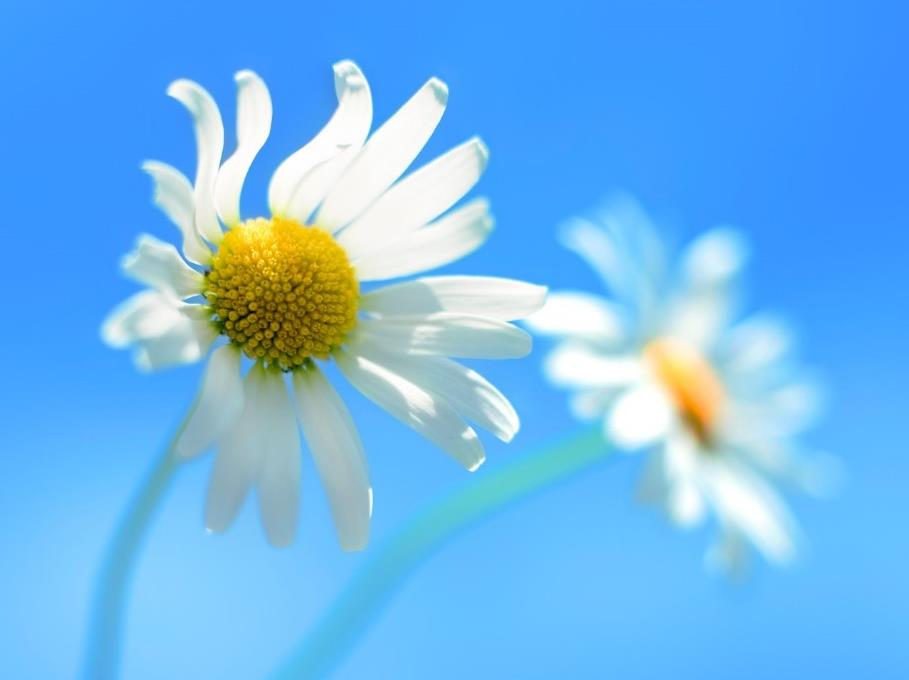
#> input picture imgs/4.jpg, 909 x 680 px
$ python demo8.py
#> lines starting #> are read from the running program, lines starting #| are printed output that depends on the picture
# 仿射变换
import cv2
import numpy as np
img = cv2.imread('../imgs/4.jpg')
#> img is the input picture: shape (680, 909, 3); mean B, G, R 237, 182.6, 111.4
cv2.imshow('src', img)
imgInfo = img.shape
#> imgInfo = (680, 909, 3)
heitht = imgInfo[0]
#> heitht = 680
width = imgInfo[1]
#> width = 909
# src 3->dst 3 (左上角 左下角 右上角)
matSrc = np.float32([[0,0], [0, heitht-1], [width-1,0]])
#> matSrc = [[0, 0], [0, 679], [908, 0]]
matDst = np.float32([[50, 50], [300, heitht-200], [width-300, 100]])
#> matDst = [[50, 50], [300, 480], [609, 100]]
# 组合
matAffine = cv2.getAffineTransform(matSrc, matDst)
dst = cv2.warpAffine(img, matAffine, (width,heitht))
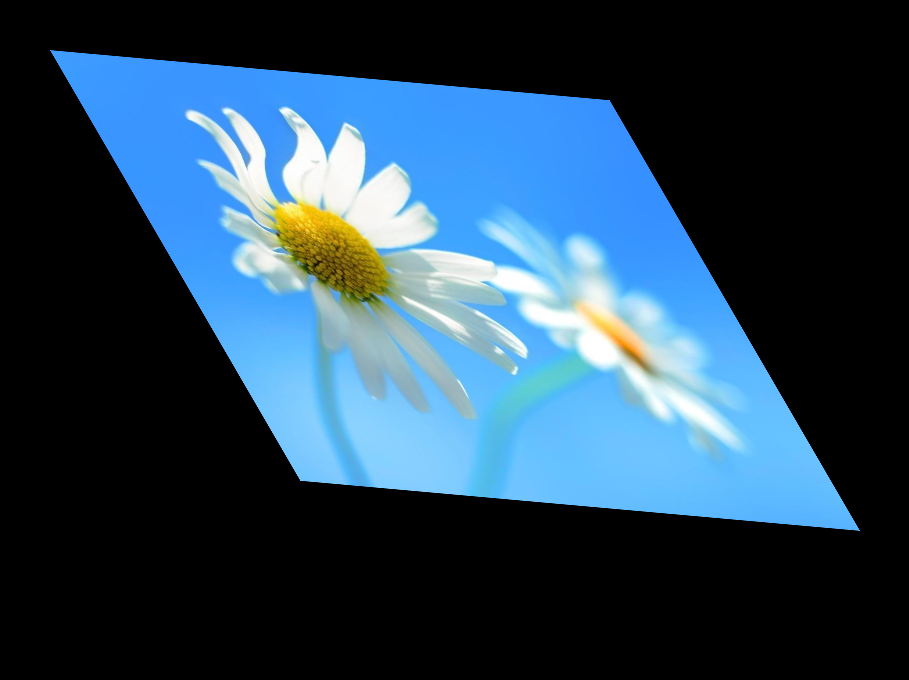
#> dst: shape (680, 909, 3); mean B, G, R 87.6, 67.5, 41.2
cv2.imshow('dst', dst)
cv2.waitKey(0)

$ run again, with imgs/1.jpg copied over imgs/4.jpg
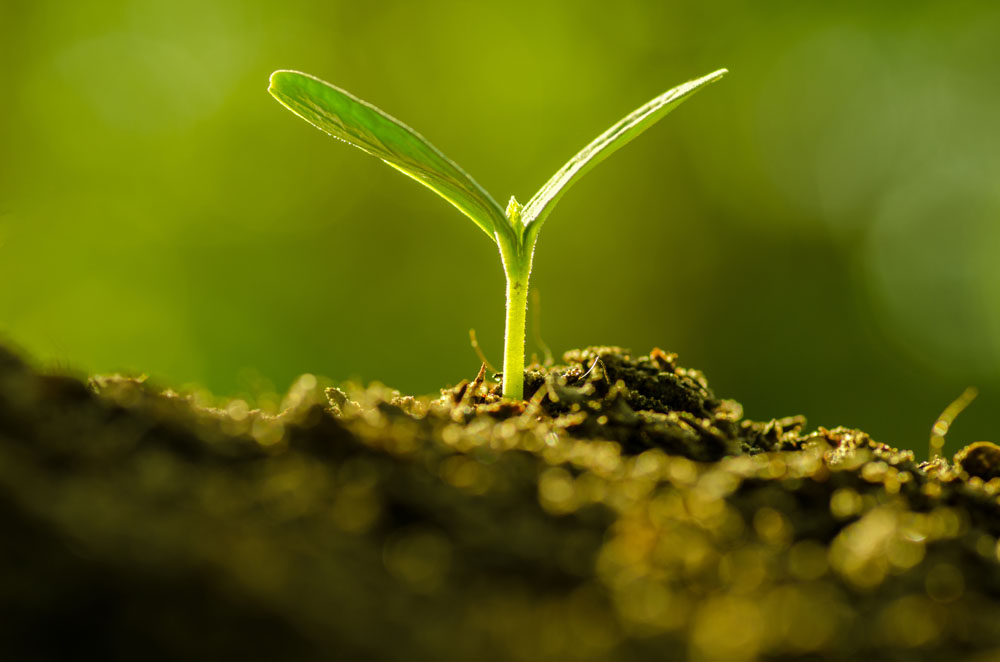
#> input picture imgs/1.jpg, 1000 x 662 px
#> img is the input picture: shape (662, 1000, 3); mean B, G, R 9.3, 100, 93.7
#> `dst = cv2.warpAffine(img, matAffine, (width,heitht))`:
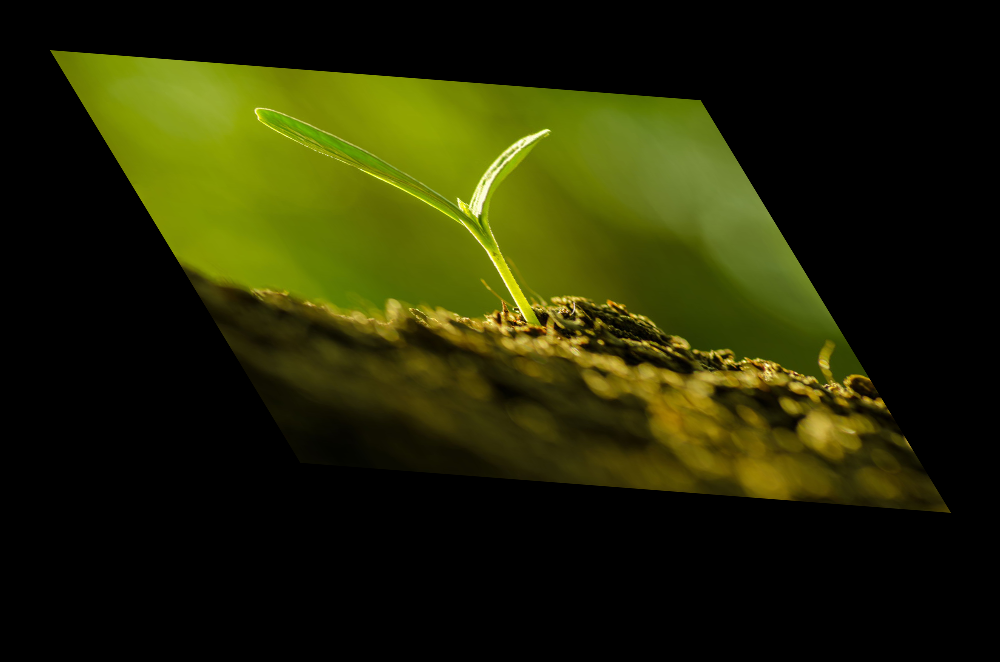
#> dst: shape (662, 1000, 3); mean B, G, R 3.6, 38.6, 36.2
